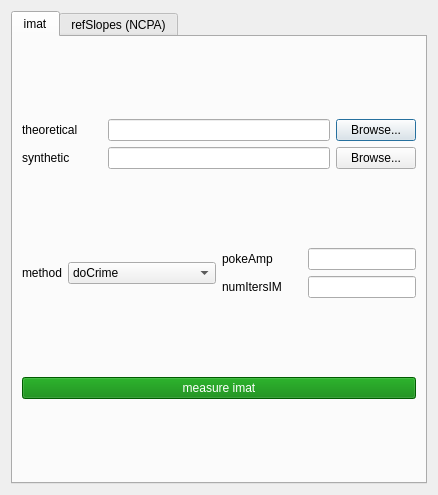
<?xml version="1.0" encoding="UTF-8"?>
<ui version="4.0">
 <class>AOCals</class>
 <widget class="QDialog" name="AOCals">
  <property name="geometry">
   <rect>
    <x>0</x>
    <y>0</y>
    <width>438</width>
    <height>495</height>
   </rect>
  </property>
  <property name="windowTitle">
   <string>AO Cals</string>
  </property>
  <layout class="QGridLayout" name="gridLayout">
   <item row="1" column="0">
    <widget class="QTabWidget" name="tabCals">
     <property name="styleSheet">
      <string notr="true">QTabWidget::tab-bar {
    alignment: left;
}</string>
     </property>
     <property name="currentIndex">
      <number>0</number>
     </property>
     <widget class="QWidget" name="tabCals_imat">
      <attribute name="title">
       <string>imat</string>
      </attribute>
      <layout class="QGridLayout" name="gridLayout_4">
       <item row="0" column="0" colspan="2">
        <layout class="QGridLayout" name="gridImat">
         <item row="0" column="0">
          <widget class="QLabel" name="gridImat_theor_label">
           <property name="sizePolicy">
            <sizepolicy hsizetype="Minimum" vsizetype="Preferred">
             <horstretch>0</horstretch>
             <verstretch>0</verstretch>
            </sizepolicy>
           </property>
           <property name="minimumSize">
            <size>
             <width>80</width>
             <height>0</height>
            </size>
           </property>
           <property name="maximumSize">
            <size>
             <width>100</width>
             <height>16777215</height>
            </size>
           </property>
           <property name="text">
            <string>theoretical</string>
           </property>
          </widget>
         </item>
         <item row="0" column="1">
          <widget class="QLineEdit" name="gridImat_theor_file"/>
         </item>
         <item row="0" column="2">
          <widget class="QPushButton" name="grid_theor_file_button">
           <property name="maximumSize">
            <size>
             <width>80</width>
             <height>16777215</height>
            </size>
           </property>
           <property name="text">
            <string>Browse...</string>
           </property>
          </widget>
         </item>
         <item row="1" column="0">
          <widget class="QLabel" name="gridImat_synth_label">
           <property name="sizePolicy">
            <sizepolicy hsizetype="Minimum" vsizetype="Preferred">
             <horstretch>0</horstretch>
             <verstretch>0</verstretch>
            </sizepolicy>
           </property>
           <property name="minimumSize">
            <size>
             <width>80</width>
             <height>0</height>
            </size>
           </property>
           <property name="maximumSize">
            <size>
             <width>100</width>
             <height>16777215</height>
            </size>
           </property>
           <property name="text">
            <string>synthetic</string>
           </property>
          </widget>
         </item>
         <item row="1" column="1">
          <widget class="QLineEdit" name="gridImat_synth_file"/>
         </item>
         <item row="1" column="2">
          <widget class="QPushButton" name="grid_synth_file_button">
           <property name="maximumSize">
            <size>
             <width>80</width>
             <height>16777215</height>
            </size>
           </property>
           <property name="text">
            <string>Browse...</string>
           </property>
          </widget>
         </item>
        </layout>
       </item>
       <item row="1" column="0">
        <layout class="QHBoxLayout" name="gridImatMethod">
         <item>
          <widget class="QLabel" name="gridImatMethod_label">
           <property name="text">
            <string>method</string>
           </property>
          </widget>
         </item>
         <item>
          <widget class="QComboBox" name="gridImatMethod_combo">
           <property name="sizePolicy">
            <sizepolicy hsizetype="Expanding" vsizetype="Fixed">
             <horstretch>0</horstretch>
             <verstretch>0</verstretch>
            </sizepolicy>
           </property>
           <property name="minimumSize">
            <size>
             <width>130</width>
             <height>0</height>
            </size>
           </property>
           <item>
            <property name="text">
             <string>doCrime</string>
            </property>
           </item>
           <item>
            <property name="text">
             <string>cacofoni</string>
            </property>
           </item>
           <item>
            <property name="text">
             <string>pushPull</string>
            </property>
           </item>
          </widget>
         </item>
        </layout>
       </item>
       <item row="1" column="1">
        <layout class="QGridLayout" name="gridImatParams">
         <item row="0" column="0">
          <widget class="QLabel" name="gridImatParams_pokeAmp_label">
           <property name="minimumSize">
            <size>
             <width>80</width>
             <height>0</height>
            </size>
           </property>
           <property name="text">
            <string>pokeAmp</string>
           </property>
          </widget>
         </item>
         <item row="0" column="1">
          <widget class="QLineEdit" name="gridImatParams_pokeAmp_entry">
           <property name="sizePolicy">
            <sizepolicy hsizetype="Maximum" vsizetype="Fixed">
             <horstretch>0</horstretch>
             <verstretch>0</verstretch>
            </sizepolicy>
           </property>
           <property name="minimumSize">
            <size>
             <width>60</width>
             <height>0</height>
            </size>
           </property>
           <property name="maximumSize">
            <size>
             <width>16777215</width>
             <height>16777215</height>
            </size>
           </property>
          </widget>
         </item>
         <item row="1" column="0">
          <widget class="QLabel" name="gridImatParams_numItersIM_label">
           <property name="minimumSize">
            <size>
             <width>80</width>
             <height>0</height>
            </size>
           </property>
           <property name="text">
            <string>numItersIM</string>
           </property>
          </widget>
         </item>
         <item row="1" column="1">
          <widget class="QLineEdit" name="gridImatParams_numItersIM_entry">
           <property name="sizePolicy">
            <sizepolicy hsizetype="Maximum" vsizetype="Fixed">
             <horstretch>0</horstretch>
             <verstretch>0</verstretch>
            </sizepolicy>
           </property>
           <property name="minimumSize">
            <size>
             <width>60</width>
             <height>0</height>
            </size>
           </property>
           <property name="maximumSize">
            <size>
             <width>16777215</width>
             <height>16777215</height>
            </size>
           </property>
          </widget>
         </item>
        </layout>
       </item>
       <item row="2" column="0" colspan="2">
        <widget class="QPushButton" name="measureImat_button">
         <property name="styleSheet">
          <string notr="true">color: white;
background-color: green;</string>
         </property>
         <property name="text">
          <string>measure imat</string>
         </property>
        </widget>
       </item>
      </layout>
     </widget>
     <widget class="QWidget" name="tabCals_refSlopes">
      <attribute name="title">
       <string>refSlopes (NCPA)</string>
      </attribute>
      <layout class="QGridLayout" name="gridLayout_5">
       <item row="0" column="0">
        <layout class="QVBoxLayout" name="gridCoords">
         <property name="spacing">
          <number>1</number>
         </property>
         <item>
          <layout class="QHBoxLayout" name="gridCoords_targetRA">
           <item>
            <widget class="QLabel" name="gridCoords_targetRA_label">
             <property name="minimumSize">
              <size>
               <width>80</width>
               <height>0</height>
              </size>
             </property>
             <property name="text">
              <string>Target RA</string>
             </property>
            </widget>
           </item>
           <item>
            <widget class="QLineEdit" name="gridCoords_targetRA_entry">
             <property name="minimumSize">
              <size>
               <width>150</width>
               <height>0</height>
              </size>
             </property>
            </widget>
           </item>
          </layout>
         </item>
         <item>
          <layout class="QHBoxLayout" name="gridCoords_targetDec">
           <item>
            <widget class="QLabel" name="gridCoords_targetDec_label">
             <property name="minimumSize">
              <size>
               <width>80</width>
               <height>0</height>
              </size>
             </property>
             <property name="text">
              <string>Target Dec</string>
             </property>
            </widget>
           </item>
           <item>
            <widget class="QLineEdit" name="gridCoords_targetDec_entry">
             <property name="minimumSize">
              <size>
               <width>150</width>
               <height>0</height>
              </size>
             </property>
            </widget>
           </item>
          </layout>
         </item>
         <item>
          <spacer name="hspacer_NCPA">
           <property name="orientation">
            <enum>Qt::Horizontal</enum>
           </property>
           <property name="sizeHint" stdset="0">
            <size>
             <width>40</width>
             <height>10</height>
            </size>
           </property>
          </spacer>
         </item>
         <item>
          <layout class="QHBoxLayout" name="gridCoords_guideRA">
           <item>
            <widget class="QLabel" name="gridCoords_guideRA_label">
             <property name="minimumSize">
              <size>
               <width>80</width>
               <height>0</height>
              </size>
             </property>
             <property name="text">
              <string>Guide RA</string>
             </property>
            </widget>
           </item>
           <item>
            <widget class="QLineEdit" name="gridCoords_guideRA_entry">
             <property name="minimumSize">
              <size>
               <width>150</width>
               <height>0</height>
              </size>
             </property>
            </widget>
           </item>
          </layout>
         </item>
         <item>
          <layout class="QHBoxLayout" name="gridCoords_guideDec">
           <item>
            <widget class="QLabel" name="gridCoords_guideDec_label">
             <property name="minimumSize">
              <size>
               <width>80</width>
               <height>0</height>
              </size>
             </property>
             <property name="text">
              <string>Guide Dec</string>
             </property>
            </widget>
           </item>
           <item>
            <widget class="QLineEdit" name="gridCoords_guideDec_entry">
             <property name="minimumSize">
              <size>
               <width>150</width>
               <height>0</height>
              </size>
             </property>
            </widget>
           </item>
          </layout>
         </item>
        </layout>
       </item>
       <item row="0" column="1">
        <widget class="QPushButton" name="updateAutoOffsets_button">
         <property name="styleSheet">
          <string notr="true">color: white;
background-color: green;</string>
         </property>
         <property name="text">
          <string>update auto
offsets</string>
         </property>
        </widget>
       </item>
       <item row="1" column="0">
        <layout class="QVBoxLayout" name="gridTune">
         <item>
          <layout class="QHBoxLayout" name="gridTune_tip">
           <item>
            <widget class="QLabel" name="gridTune_tip_label">
             <property name="minimumSize">
              <size>
               <width>50</width>
               <height>0</height>
              </size>
             </property>
             <property name="maximumSize">
              <size>
               <width>75</width>
               <height>16777215</height>
              </size>
             </property>
             <property name="text">
              <string>tip</string>
             </property>
            </widget>
           </item>
           <item>
            <widget class="QSlider" name="gridTune_tip_slider">
             <property name="minimumSize">
              <size>
               <width>150</width>
               <height>0</height>
              </size>
             </property>
             <property name="maximum">
              <number>99</number>
             </property>
             <property name="value">
              <number>49</number>
             </property>
             <property name="orientation">
              <enum>Qt::Horizontal</enum>
             </property>
            </widget>
           </item>
           <item>
            <widget class="QLineEdit" name="gridTune_tip_entry">
             <property name="minimumSize">
              <size>
               <width>50</width>
               <height>0</height>
              </size>
             </property>
             <property name="maximumSize">
              <size>
               <width>60</width>
               <height>16777215</height>
              </size>
             </property>
             <property name="text">
              <string>+0.00</string>
             </property>
            </widget>
           </item>
          </layout>
         </item>
         <item>
          <layout class="QHBoxLayout" name="gridTune_tilt">
           <item>
            <widget class="QLabel" name="gridTune_tilt_label">
             <property name="minimumSize">
              <size>
               <width>50</width>
               <height>0</height>
              </size>
             </property>
             <property name="maximumSize">
              <size>
               <width>75</width>
               <height>16777215</height>
              </size>
             </property>
             <property name="text">
              <string>tilt</string>
             </property>
            </widget>
           </item>
           <item>
            <widget class="QSlider" name="gridTune_tilt_slider">
             <property name="minimumSize">
              <size>
               <width>150</width>
               <height>0</height>
              </size>
             </property>
             <property name="maximum">
              <number>99</number>
             </property>
             <property name="value">
              <number>49</number>
             </property>
             <property name="orientation">
              <enum>Qt::Horizontal</enum>
             </property>
            </widget>
           </item>
           <item>
            <widget class="QLineEdit" name="gridTune_tilt_entry">
             <property name="minimumSize">
              <size>
               <width>50</width>
               <height>0</height>
              </size>
             </property>
             <property name="maximumSize">
              <size>
               <width>60</width>
               <height>16777215</height>
              </size>
             </property>
             <property name="text">
              <string>+0.00</string>
             </property>
            </widget>
           </item>
          </layout>
         </item>
         <item>
          <layout class="QHBoxLayout" name="gridTune_focus">
           <item>
            <widget class="QLabel" name="gridTune_focus_label">
             <property name="minimumSize">
              <size>
               <width>50</width>
               <height>0</height>
              </size>
             </property>
             <property name="maximumSize">
              <size>
               <width>75</width>
               <height>16777215</height>
              </size>
             </property>
             <property name="text">
              <string>focus</string>
             </property>
            </widget>
           </item>
           <item>
            <widget class="QSlider" name="gridTune_focus_slider">
             <property name="minimumSize">
              <size>
               <width>150</width>
               <height>0</height>
              </size>
             </property>
             <property name="maximum">
              <number>99</number>
             </property>
             <property name="value">
              <number>49</number>
             </property>
             <property name="orientation">
              <enum>Qt::Horizontal</enum>
             </property>
            </widget>
           </item>
           <item>
            <widget class="QLineEdit" name="gridTune_focus_entry">
             <property name="minimumSize">
              <size>
               <width>50</width>
               <height>0</height>
              </size>
             </property>
             <property name="maximumSize">
              <size>
               <width>60</width>
               <height>16777215</height>
              </size>
             </property>
             <property name="text">
              <string>+0.00</string>
             </property>
            </widget>
           </item>
          </layout>
         </item>
         <item>
          <layout class="QHBoxLayout" name="gridTune_a1">
           <item>
            <widget class="QLabel" name="gridTune_a1_label">
             <property name="minimumSize">
              <size>
               <width>50</width>
               <height>0</height>
              </size>
             </property>
             <property name="maximumSize">
              <size>
               <width>75</width>
               <height>16777215</height>
              </size>
             </property>
             <property name="text">
              <string>astig1</string>
             </property>
            </widget>
           </item>
           <item>
            <widget class="QSlider" name="gridTune_a1_slider">
             <property name="minimumSize">
              <size>
               <width>150</width>
               <height>0</height>
              </size>
             </property>
             <property name="maximum">
              <number>99</number>
             </property>
             <property name="value">
              <number>49</number>
             </property>
             <property name="orientation">
              <enum>Qt::Horizontal</enum>
             </property>
            </widget>
           </item>
           <item>
            <widget class="QLineEdit" name="gridTune_a1_entry">
             <property name="minimumSize">
              <size>
               <width>50</width>
               <height>0</height>
              </size>
             </property>
             <property name="maximumSize">
              <size>
               <width>60</width>
               <height>16777215</height>
              </size>
             </property>
             <property name="text">
              <string>+0.00</string>
             </property>
            </widget>
           </item>
          </layout>
         </item>
         <item>
          <layout class="QHBoxLayout" name="gridTune_a2">
           <item>
            <widget class="QLabel" name="gridTune_a2_label">
             <property name="minimumSize">
              <size>
               <width>50</width>
               <height>0</height>
              </size>
             </property>
             <property name="maximumSize">
              <size>
               <width>75</width>
               <height>16777215</height>
              </size>
             </property>
             <property name="text">
              <string>astig2</string>
             </property>
            </widget>
           </item>
           <item>
            <widget class="QSlider" name="gridTune_a2_slider">
             <property name="minimumSize">
              <size>
               <width>150</width>
               <height>0</height>
              </size>
             </property>
             <property name="maximum">
              <number>99</number>
             </property>
             <property name="value">
              <number>49</number>
             </property>
             <property name="orientation">
              <enum>Qt::Horizontal</enum>
             </property>
            </widget>
           </item>
           <item>
            <widget class="QLineEdit" name="gridTune_a2_entry">
             <property name="minimumSize">
              <size>
               <width>50</width>
               <height>0</height>
              </size>
             </property>
             <property name="maximumSize">
              <size>
               <width>60</width>
               <height>16777215</height>
              </size>
             </property>
             <property name="text">
              <string>+0.00</string>
             </property>
            </widget>
           </item>
          </layout>
         </item>
         <item>
          <layout class="QHBoxLayout" name="gridTune_c1">
           <item>
            <widget class="QLabel" name="gridTune_c1_label">
             <property name="minimumSize">
              <size>
               <width>50</width>
               <height>0</height>
              </size>
             </property>
             <property name="maximumSize">
              <size>
               <width>75</width>
               <height>16777215</height>
              </size>
             </property>
             <property name="text">
              <string>coma1</string>
             </property>
            </widget>
           </item>
           <item>
            <widget class="QSlider" name="gridTune_c1_slider">
             <property name="minimumSize">
              <size>
               <width>150</width>
               <height>0</height>
              </size>
             </property>
             <property name="maximum">
              <number>99</number>
             </property>
             <property name="value">
              <number>49</number>
             </property>
             <property name="orientation">
              <enum>Qt::Horizontal</enum>
             </property>
            </widget>
           </item>
           <item>
            <widget class="QLineEdit" name="gridTune_c1_entry">
             <property name="minimumSize">
              <size>
               <width>50</width>
               <height>0</height>
              </size>
             </property>
             <property name="maximumSize">
              <size>
               <width>60</width>
               <height>16777215</height>
              </size>
             </property>
             <property name="text">
              <string>+0.00</string>
             </property>
            </widget>
           </item>
          </layout>
         </item>
         <item>
          <layout class="QHBoxLayout" name="gridTune_c2">
           <item>
            <widget class="QLabel" name="gridTune_c2_label">
             <property name="minimumSize">
              <size>
               <width>50</width>
               <height>0</height>
              </size>
             </property>
             <property name="maximumSize">
              <size>
               <width>75</width>
               <height>16777215</height>
              </size>
             </property>
             <property name="text">
              <string>coma2</string>
             </property>
            </widget>
           </item>
           <item>
            <widget class="QSlider" name="gridTune_c2_slider">
             <property name="minimumSize">
              <size>
               <width>150</width>
               <height>0</height>
              </size>
             </property>
             <property name="maximum">
              <number>99</number>
             </property>
             <property name="value">
              <number>49</number>
             </property>
             <property name="orientation">
              <enum>Qt::Horizontal</enum>
             </property>
            </widget>
           </item>
           <item>
            <widget class="QLineEdit" name="gridTune_c2_entry">
             <property name="minimumSize">
              <size>
               <width>50</width>
               <height>0</height>
              </size>
             </property>
             <property name="maximumSize">
              <size>
               <width>60</width>
               <height>16777215</height>
              </size>
             </property>
             <property name="text">
              <string>+0.00</string>
             </property>
            </widget>
           </item>
          </layout>
         </item>
        </layout>
       </item>
       <item row="1" column="1">
        <widget class="QPushButton" name="updateUserOffsets_button">
         <property name="styleSheet">
          <string notr="true">color: white;
background-color: rgb(140, 123, 230);</string>
         </property>
         <property name="text">
          <string>update user
offsets</string>
         </property>
        </widget>
       </item>
       <item row="2" column="0" colspan="2">
        <widget class="QPushButton" name="resetAllOffsets_button">
         <property name="text">
          <string>reset all offsets</string>
         </property>
        </widget>
       </item>
      </layout>
     </widget>
    </widget>
   </item>
  </layout>
 </widget>
 <resources/>
 <connections/>
</ui>
